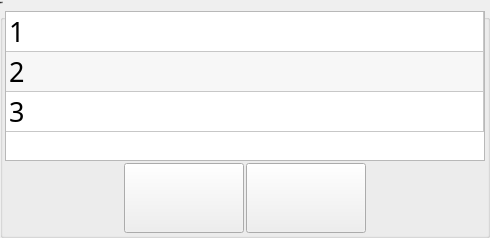
           <widget class="QGroupBox" name="groupBoxAxis">
            <property name="font">
             <font>
              <family>微软雅黑</family>
              <pointsize>-1</pointsize>
              <weight>50</weight>
              <italic>false</italic>
              <bold>false</bold>
             </font>
            </property>
            <property name="title">
             <string>轴顺序</string>
            </property>
            <layout class="QGridLayout" name="gridLayout_8">
             <property name="margin">
              <number>2</number>
             </property>
             <property name="spacing">
              <number>2</number>
             </property>
             <item row="0" column="0" colspan="4">
              <widget class="QTableWidget" name="tableWidgetAxis">
               <property name="minimumSize">
                <size>
                 <width>0</width>
                 <height>123</height>
                </size>
               </property>
               <property name="maximumSize">
                <size>
                 <width>16777215</width>
                 <height>150</height>
                </size>
               </property>
               <property name="font">
                <font>
                 <family>微软雅黑</family>
                 <pointsize>-1</pointsize>
                 <weight>50</weight>
                 <italic>false</italic>
                 <bold>false</bold>
                </font>
               </property>
               <property name="focusPolicy">
                <enum>Qt::NoFocus</enum>
               </property>
               <property name="styleSheet">
                <string notr="true">selection-background-color: rgb(85, 170, 255);</string>
               </property>
               <property name="frameShape">
                <enum>QFrame::StyledPanel</enum>
               </property>
               <property name="frameShadow">
                <enum>QFrame::Plain</enum>
               </property>
               <property name="verticalScrollBarPolicy">
                <enum>Qt::ScrollBarAlwaysOff</enum>
               </property>
               <property name="horizontalScrollBarPolicy">
                <enum>Qt::ScrollBarAlwaysOff</enum>
               </property>
               <property name="editTriggers">
                <set>QAbstractItemView::NoEditTriggers</set>
               </property>
               <property name="tabKeyNavigation">
                <bool>false</bool>
               </property>
               <property name="showDropIndicator" stdset="0">
                <bool>false</bool>
               </property>
               <property name="dragDropOverwriteMode">
                <bool>false</bool>
               </property>
               <property name="alternatingRowColors">
                <bool>true</bool>
               </property>
               <property name="selectionMode">
                <enum>QAbstractItemView::SingleSelection</enum>
               </property>
               <property name="selectionBehavior">
                <enum>QAbstractItemView::SelectRows</enum>
               </property>
               <property name="wordWrap">
                <bool>false</bool>
               </property>
               <property name="rowCount">
                <number>3</number>
               </property>
               <property name="columnCount">
                <number>1</number>
               </property>
               <attribute name="horizontalHeaderVisible">
                <bool>false</bool>
               </attribute>
               <attribute name="horizontalHeaderCascadingSectionResizes">
                <bool>false</bool>
               </attribute>
               <attribute name="horizontalHeaderHighlightSections">
                <bool>false</bool>
               </attribute>
               <attribute name="horizontalHeaderStretchLastSection">
                <bool>true</bool>
               </attribute>
               <attribute name="verticalHeaderVisible">
                <bool>false</bool>
               </attribute>
               <attribute name="verticalHeaderDefaultSectionSize">
                <number>40</number>
               </attribute>
               <attribute name="verticalHeaderMinimumSectionSize">
                <number>40</number>
               </attribute>
               <row>
                <property name="text">
                 <string notr="true">1</string>
                </property>
                <property name="toolTip">
                 <string notr="true"/>
                </property>
                <property name="whatsThis">
                 <string notr="true"/>
                </property>
                <property name="font">
                 <font>
                  <family>微软雅黑</family>
                  <pointsize>20</pointsize>
                  <weight>50</weight>
                  <bold>false</bold>
                 </font>
                </property>
               </row>
               <row>
                <property name="text">
                 <string notr="true">2</string>
                </property>
                <property name="toolTip">
                 <string notr="true"/>
                </property>
                <property name="whatsThis">
                 <string notr="true"/>
                </property>
                <property name="font">
                 <font>
                  <family>微软雅黑</family>
                  <pointsize>20</pointsize>
                  <weight>50</weight>
                  <italic>false</italic>
                  <bold>false</bold>
                 </font>
                </property>
               </row>
               <row>
                <property name="text">
                 <string notr="true">3</string>
                </property>
                <property name="toolTip">
                 <string notr="true"/>
                </property>
                <property name="whatsThis">
                 <string notr="true"/>
                </property>
                <property name="font">
                 <font>
                  <family>微软雅黑</family>
                  <pointsize>20</pointsize>
                  <weight>50</weight>
                  <bold>false</bold>
                 </font>
                </property>
               </row>
               <column>
                <property name="text">
                 <string/>
                </property>
                <property name="font">
                 <font>
                  <family>微软雅黑</family>
                  <pointsize>20</pointsize>
                  <weight>50</weight>
                  <bold>false</bold>
                 </font>
                </property>
               </column>
               <item row="0" column="0">
                <property name="text">
                 <string notr="true">1</string>
                </property>
                <property name="font">
                 <font>
                  <family>微软雅黑</family>
                  <pointsize>20</pointsize>
                  <weight>50</weight>
                  <bold>false</bold>
                 </font>
                </property>
               </item>
               <item row="1" column="0">
                <property name="text">
                 <string notr="true">2</string>
                </property>
                <property name="font">
                 <font>
                  <family>微软雅黑</family>
                  <pointsize>20</pointsize>
                  <weight>50</weight>
                  <bold>false</bold>
                 </font>
                </property>
               </item>
               <item row="2" column="0">
                <property name="text">
                 <string notr="true">3</string>
                </property>
                <property name="font">
                 <font>
                  <family>微软雅黑</family>
                  <pointsize>20</pointsize>
                  <weight>50</weight>
                  <bold>false</bold>
                 </font>
                </property>
               </item>
              </widget>
             </item>
             <item row="1" column="0">
              <spacer name="horizontalSpacer">
               <property name="orientation">
                <enum>Qt::Horizontal</enum>
               </property>
               <property name="sizeHint" stdset="0">
                <size>
                 <width>117</width>
                 <height>20</height>
                </size>
               </property>
              </spacer>
             </item>
             <item row="1" column="1">
              <widget class="QPushButton" name="BtnGoUp">
               <property name="minimumSize">
                <size>
                 <width>120</width>
                 <height>70</height>
                </size>
               </property>
               <property name="maximumSize">
                <size>
                 <width>120</width>
                 <height>70</height>
                </size>
               </property>
               <property name="text">
                <string/>
               </property>
               <property name="icon">
                <iconset resource="xPad.qrc">
                 <normaloff>:/img/16X16/go-up.png</normaloff>:/img/16X16/go-up.png</iconset>
               </property>
               <property name="iconSize">
                <size>
                 <width>22</width>
                 <height>22</height>
                </size>
               </property>
              </widget>
             </item>
             <item row="1" column="2">
              <widget class="QPushButton" name="BtnGoDown">
               <property name="minimumSize">
                <size>
                 <width>120</width>
                 <height>70</height>
                </size>
               </property>
               <property name="maximumSize">
                <size>
                 <width>120</width>
                 <height>70</height>
                </size>
               </property>
               <property name="text">
                <string/>
               </property>
               <property name="icon">
                <iconset resource="xPad.qrc">
                 <normaloff>:/img/16X16/go-down.png</normaloff>:/img/16X16/go-down.png</iconset>
               </property>
               <property name="iconSize">
                <size>
                 <width>22</width>
                 <height>22</height>
                </size>
               </property>
              </widget>
             </item>
             <item row="1" column="3">
              <spacer name="horizontalSpacer_3">
               <property name="orientation">
                <enum>Qt::Horizontal</enum>
               </property>
               <property name="sizeHint" stdset="0">
                <size>
                 <width>117</width>
                 <height>20</height>
                </size>
               </property>
              </spacer>
             </item>
            </layout>
           </widget>
